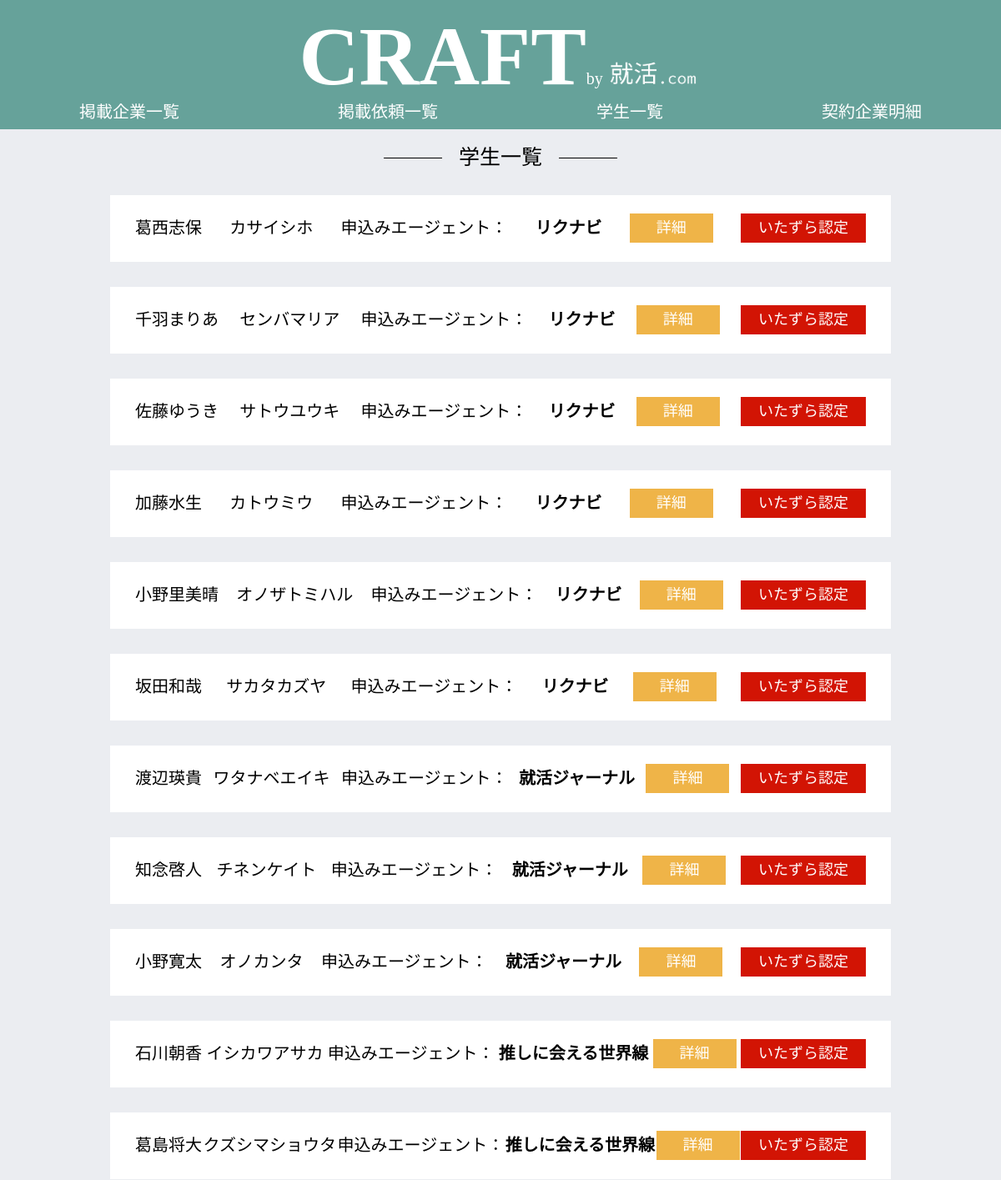
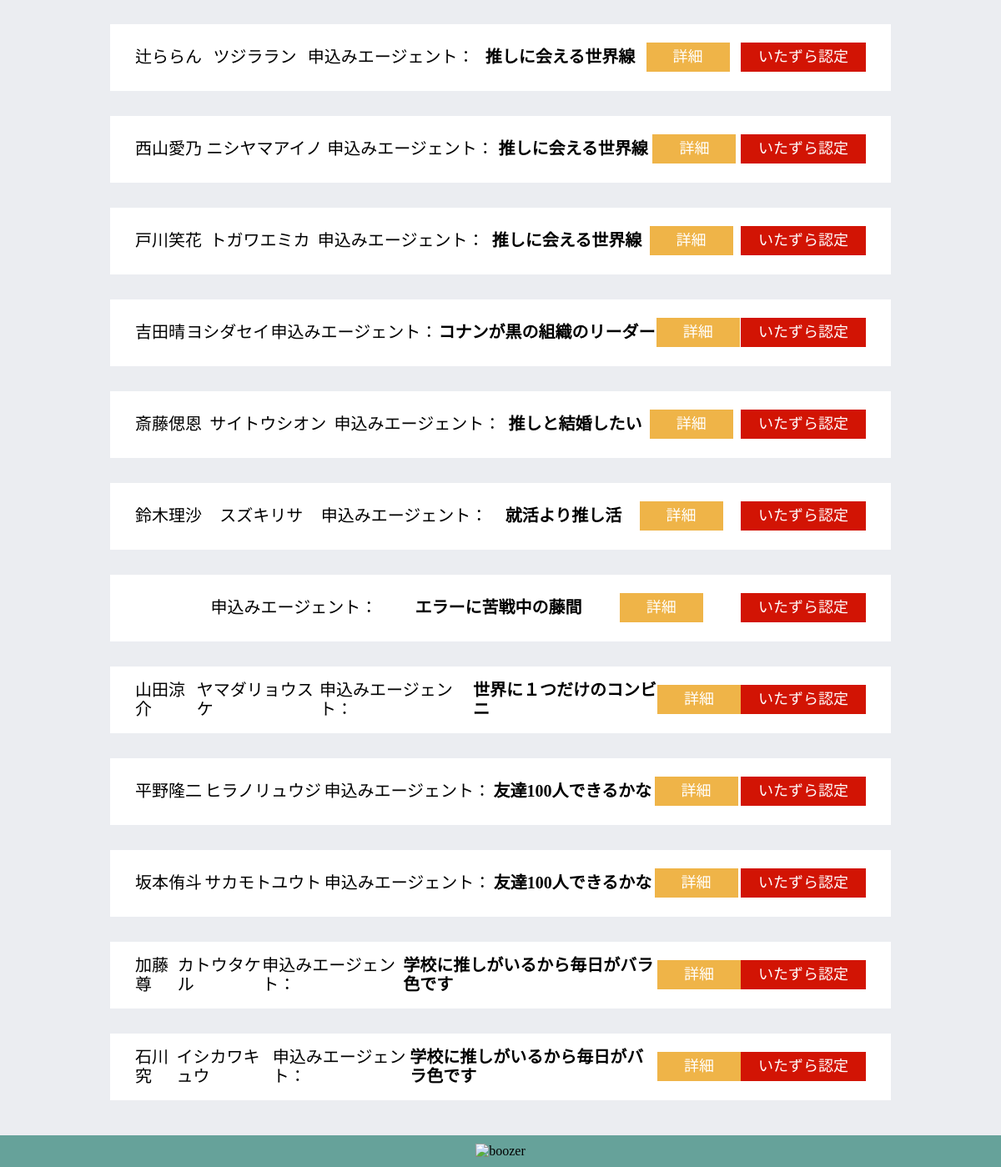
The page /admin/boozer/students.php (signed in) on the database its author committed (2 pictures, top to bottom).
### tables this page shows
CREATE TABLE intermediate (
  id INT AUTO_INCREMENT NOT NULL PRIMARY KEY,
  agent_id INT NOT NULL,
  student_id INT NOT NULL,
  created_at DATETIME DEFAULT CURRENT_TIMESTAMP,
  updated_at DATETIME DEFAULT CURRENT_TIMESTAMP ON UPDATE CURRENT_TIMESTAMP
);

CREATE TABLE students (
  id INT AUTO_INCREMENT NOT NULL PRIMARY KEY,
  student_last_name VARCHAR(255) NOT NULL,
  student_first_name VARCHAR(255) NOT NULL,
  student_last_name_kana VARCHAR(255) NOT NULL,
  student_first_name_kana VARCHAR(255) NOT NULL,
  post_number VARCHAR(255) NOT NULL,
  prefecture VARCHAR(255) NOT NULL,
  municipality VARCHAR(255) NOT NULL,
  adress_number VARCHAR(255) NOT NULL,
  tel_number VARCHAR(255) NOT NULL,
  email VARCHAR(255) NOT NULL,
  college_name VARCHAR(255),
  undergraduate VARCHAR(255) NOT NULL,
  college_department VARCHAR(255) NOT NULL,
  graduation_year INT NOT NULL,
  valid TINYINT(1) NOT NULL DEFAULT '0',
  created_at DATETIME DEFAULT CURRENT_TIMESTAMP,
  updated_at DATETIME DEFAULT CURRENT_TIMESTAMP ON UPDATE CURRENT_TIMESTAMP
);

CREATE TABLE agents (
  id INT AUTO_INCREMENT NOT NULL PRIMARY KEY,
  agent_name VARCHAR(255) NOT NULL,
  url VARCHAR(255) UNIQUE NOT NULL,
  notification_email VARCHAR(255) UNIQUE NOT NULL,
  tel_number  VARCHAR(255) UNIQUE NOT NULL,
  post_number VARCHAR(255) UNIQUE NOT NULL,
  prefecture VARCHAR(255) NOT NULL,
  municipalitie VARCHAR(255) NOT NULL,
  adress_number VARCHAR(255) UNIQUE NOT NULL,
  detail VARCHAR(2550),
  valid TINYINT(1) NOT NULL DEFAULT '0',
  created_at DATETIME DEFAULT CURRENT_TIMESTAMP,
  updated_at DATETIME DEFAULT CURRENT_TIMESTAMP ON UPDATE CURRENT_TIMESTAMP
);

### src/admin/boozer/students.php (the view, shortened to what this page needs)
<?php
require('../../dbconnect.php');
$stmt = $db->prepare('select * from intermediate left join students on intermediate.student_id = students.id right join agents on intermediate.agent_id = agents.id');
$stmt->execute();
$agents_students_match = $stmt->fetchAll();
$page_flag = 0;
?>
<!DOCTYPE html>
<html lang="ja">
<head>
  <link rel="stylesheet" href="../../css/reset.css">
  <link rel="stylesheet" href="../../css/index.css">
</head>
<body>
  <?php include(dirname(__FILE__) . "/boozer_header.php"); ?>
  <div class="main">
    <?php
    if($page_flag === 1) :
      $student_id = $_POST['student_id'];
      $stmt = $db->prepare('select * from students where id = :student_id');
      $stmt->bindValue(':student_id', $student_id);
      $stmt->execute();
      $student_information = $stmt->fetch();
      $stmt = $db->prepare('select * from intermediate left join students on intermediate.student_id = students.id right join agents on intermediate.agent_id = agents.id where student_id = :student_id');
      $stmt->bindValue(':student_id', $student_id);
      $stmt->execute();
      $agents_information = $stmt->fetchAll();
    ?>
    <div class="table" onclick="showModal();">
        <dd>名前</dd>
        <dt><?= $student_information['student_last_name'], $student_information['student_first_name']; ?></dt>
        <dd>カナ</dd>
        <dt><?= $student_information['student_last_name_kana'], $student_information['student_first_name_kana']; ?></dt>
        <dd>電話番号</dd>
        <dt><?= $student_information['tel_number'] ?></dt>
        <dd>メールアドレス</dd>
        <dt><?= $student_information['email'] ?></dt>
        <dd>出身大学</dd>
        <dt><?= $student_information['college_name'] ?></dt>
        <dd>学部</dd>
        <dt><?= $student_information['undergraduate'] ?></dt>
        <dd>学科</dd>
        <dt><?= $student_information['college_department'] ?></dt>
        <dd>卒業年</dd>
        <dt><?= $student_information['graduation_year'] ?></dt>
        <dd>申込みエージェント</dd>
        <?php foreach($agents_information as $agent_information) : ?>
        <dt><?= $agent_information['agent_name']; ?></dt>
        <?php endforeach; ?>
        <dd>申込みエージェント通知先</dd>
        <dt><?= $agent_information['notification_email']; ?></dt>
        <?php $agent_email = $agent_information['notification_email'] ?>
    </div>
    <a href="index.php" class="returnbtn">TOPに戻る</a>
    <?php
    else:
    ?>
    <section>
      <h2 class="pagetitle">学生一覧</h2>
      <?php
      foreach ($agents_students_match as $index => $agent_student_match) : ?>
        <div class="studentsbox">
            <span><?= $agent_student_match['student_last_name'], $agent_student_match['student_first_name']; ?></span>
            <span><?= $agent_student_match['student_last_name_kana'], $agent_student_match['student_first_name_kana']; ?></span>
            <dd>申込みエージェント：</dd>
            <dt><?= $agent_student_match['agent_name'] ?></dt>
            <form action="" method="POST">
              <input type='submit' name='report' value='詳細' class="width submitbtn thinbtn" id="boozer_student_detailbtn">
            </form>
            <form action="students.php" method="post">
              <button type="submit" name="valid<?= $index+1 ?>" class="width deletebtn regbtn">いたずら認定</button>
            </form>
        </div>
    </section>
  <?php endforeach; ?>
  </div>
  <?php endif; ?>
  <?php include(dirname(__FILE__) . "/boozer_footer.php"); ?>
</body>
</html>

### src/css/index.css (style rules this page uses)
.pagetitle { text-align: center; font-size: 20px; margin: 15px auto; margin-top: 30px; display: flex; align-items: center; justify-content: center; }
.pagetitle:before, .pagetitle:after { border-top: 1px solid; content: ""; width: 2.8em; }
.pagetitle:before { margin-right: 0.8em; }
.pagetitle:after { margin-left: 0.8em; }
body { background-color: #ebedf1; }
.main { padding: 15px 15px; padding-top: 120px; padding-bottom: 80px; }
.searchbtn, .submitbtn, .inquirybtn, .editbtn, .unpaid, .keepbtn { background-color: #EFB448; color: white; border: none; font-size: 18px; width: 80px; padding: 7px 10px; display: block; margin: 0 auto; margin-bottom: 15px; margin-top: 15px; text-align: center; }
.submitbtn { width: 300px; }
.deletebtn, .must { background-color: #d21404; color: white; padding: 3px 5px; text-align: center; }
.deletebtn { width: 300px; display: block; margin: 0 auto; padding: 7px 15px; font-size: 18px; }
.thinbtn { width: 100px; }
.regbtn { width: 150px; }
.studentsbox { background-color: white; width: 80%; height: 80px; margin: 0 auto; margin-top: 30px; padding: 20px 30px; font-size: 20px; display: flex; justify-content: space-between; align-items: center; }
@media screen and (min-width:1024px) { .main { padding-top: 160px; } }
@media screen and (min-width:1024px) { .pagetitle { text-align: center; font-size: 25px; margin: 15px auto; } }

### rows shown on the page
intermediate: student.student_last_name "葛西", student.student_first_name "志保", student.student_last_name_kana "カサイ", student.student_first_name_kana "シホ", agent.agent_name "リクナビ"
intermediate: student.student_last_name "千羽", student.student_first_name "まりあ", student.student_last_name_kana "センバ", student.student_first_name_kana "マリア", agent.agent_name "リクナビ"
intermediate: student.student_last_name "佐藤", student.student_first_name "ゆうき", student.student_last_name_kana "サトウ", student.student_first_name_kana "ユウキ", agent.agent_name "リクナビ"
intermediate: student.student_last_name "加藤", student.student_first_name "水生", student.student_last_name_kana "カトウ", student.student_first_name_kana "ミウ", agent.agent_name "リクナビ"
intermediate: student.student_last_name "小野里", student.student_first_name "美晴", student.student_last_name_kana "オノザト", student.student_first_name_kana "ミハル", agent.agent_name "リクナビ"
intermediate: student.student_last_name "坂田", student.student_first_name "和哉", student.student_last_name_kana "サカタ", student.student_first_name_kana "カズヤ", agent.agent_name "リクナビ"
intermediate: student.student_last_name "渡辺", student.student_first_name "瑛貴", student.student_last_name_kana "ワタナベ", student.student_first_name_kana "エイキ", agent.agent_name "就活ジャーナル"
intermediate: student.student_last_name "知念", student.student_first_name "啓人", student.student_last_name_kana "チネン", student.student_first_name_kana "ケイト", agent.agent_name "就活ジャーナル"
intermediate: student.student_last_name "小野", student.student_first_name "寛太", student.student_last_name_kana "オノ", student.student_first_name_kana "カンタ", agent.agent_name "就活ジャーナル"
intermediate: student.student_last_name "石川", student.student_first_name "朝香", student.student_last_name_kana "イシカワ", student.student_first_name_kana "アサカ", agent.agent_name "推しに会える世界線"
intermediate: student.student_last_name "葛島", student.student_first_name "将大", student.student_last_name_kana "クズシマ", student.student_first_name_kana "ショウタ", agent.agent_name "推しに会える世界線"
intermediate: student.student_last_name "辻", student.student_first_name "ららん", student.student_last_name_kana "ツジ", student.student_first_name_kana "ララン", agent.agent_name "推しに会える世界線"
intermediate: student.student_last_name "西山", student.student_first_name "愛乃", student.student_last_name_kana "ニシヤマ", student.student_first_name_kana "アイノ", agent.agent_name "推しに会える世界線"
intermediate: student.student_last_name "戸川", student.student_first_name "笑花", student.student_last_name_kana "トガワ", student.student_first_name_kana "エミカ", agent.agent_name "推しに会える世界線"
intermediate: student.student_last_name "吉田", student.student_first_name "晴", student.student_last_name_kana "ヨシダ", student.student_first_name_kana "セイ", agent.agent_name "コナンが黒の組織のリーダー"
intermediate: student.student_last_name "斎藤", student.student_first_name "偲恩", student.student_last_name_kana "サイトウ", student.student_first_name_kana "シオン", agent.agent_name "推しと結婚したい"
intermediate: student.student_last_name "鈴木", student.student_first_name "理沙", student.student_last_name_kana "スズキ", student.student_first_name_kana "リサ", agent.agent_name "就活より推し活"
agents: agent_name "エラーに苦戦中の藤間"
intermediate: student.student_last_name "山田", student.student_first_name "涼介", student.student_last_name_kana "ヤマダ", student.student_first_name_kana "リョウスケ", agent.agent_name "世界に１つだけのコンビニ"
intermediate: student.student_last_name "平野", student.student_first_name "隆二", student.student_last_name_kana "ヒラノ", student.student_first_name_kana "リュウジ", agent.agent_name "友達100人できるかな"
intermediate: student.student_last_name "坂本", student.student_first_name "侑斗", student.student_last_name_kana "サカモト", student.student_first_name_kana "ユウト", agent.agent_name "友達100人できるかな"
intermediate: student.student_last_name "加藤", student.student_first_name "尊", student.student_last_name_kana "カトウ", student.student_first_name_kana "タケル", agent.agent_name "学校に推しがいるから毎日がバラ色です"
intermediate: student.student_last_name "石川", student.student_first_name "究", student.student_last_name_kana "イシカワ", student.student_first_name_kana "キュウ", agent.agent_name "学校に推しがいるから毎日がバラ色です"
